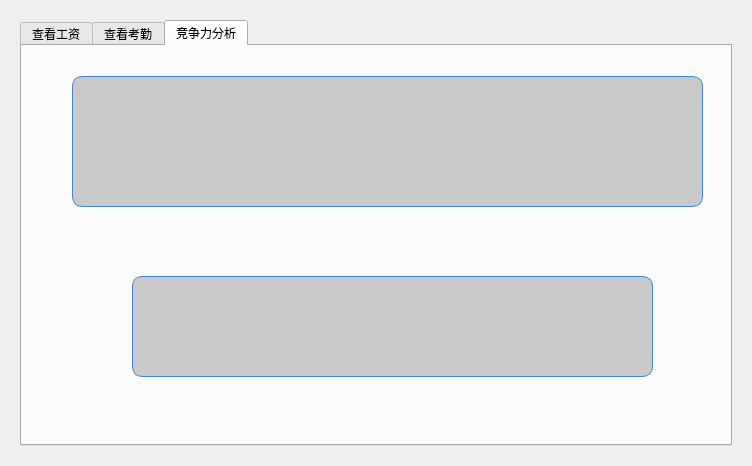
<?xml version="1.0" encoding="UTF-8"?>
<ui version="4.0">
 <class>EmployeeDisplay</class>
 <widget class="QWidget" name="EmployeeDisplay">
  <property name="geometry">
   <rect>
    <x>0</x>
    <y>0</y>
    <width>752</width>
    <height>466</height>
   </rect>
  </property>
  <property name="windowTitle">
   <string>Form</string>
  </property>
  <property name="styleSheet">
   <string notr="true">border-image: url(:/new/prefix1/static/images/bg.jpg);</string>
  </property>
  <layout class="QGridLayout" name="gridLayout">
   <item row="0" column="0">
    <widget class="QWidget" name="widget_2" native="true">
     <property name="styleSheet">
      <string notr="true"/>
     </property>
     <layout class="QGridLayout" name="gridLayout_10">
      <item row="0" column="0">
       <widget class="QTabWidget" name="tabWidget">
        <property name="currentIndex">
         <number>2</number>
        </property>
        <widget class="QWidget" name="tb_view_salary">
         <attribute name="title">
          <string>查看工资</string>
         </attribute>
         <layout class="QGridLayout" name="gridLayout_2">
          <item row="0" column="0">
           <widget class="QStackedWidget" name="stackedWidget">
            <property name="currentIndex">
             <number>2</number>
            </property>
            <widget class="QWidget" name="pg_choose_view_way">
             <widget class="QPushButton" name="pb_view_one_month_info">
              <property name="geometry">
               <rect>
                <x>220</x>
                <y>130</y>
                <width>201</width>
                <height>31</height>
               </rect>
              </property>
              <property name="styleSheet">
               <string notr="true">background: rgba(154, 207, 206,0.5);
color: rgb(255, 255, 255);
border:none;
border-radius:7px;
cursor:pointer;
border-image:none;</string>
              </property>
              <property name="text">
               <string>查看详细（某月）信息</string>
              </property>
             </widget>
             <widget class="QPushButton" name="pb_view_multi_month_info">
              <property name="geometry">
               <rect>
                <x>220</x>
                <y>200</y>
                <width>201</width>
                <height>31</height>
               </rect>
              </property>
              <property name="styleSheet">
               <string notr="true">background: rgba(154, 207, 206,0.5);
color: rgb(255, 255, 255);
border:none;
border-radius:7px;
cursor:pointer;
border-image:none;</string>
              </property>
              <property name="text">
               <string>查看比较（多月）信息</string>
              </property>
             </widget>
            </widget>
            <widget class="QWidget" name="pb_choose_one_month_view">
             <widget class="QComboBox" name="cb_choose_month">
              <property name="geometry">
               <rect>
                <x>146</x>
                <y>9</y>
                <width>51</width>
                <height>16</height>
               </rect>
              </property>
              <property name="styleSheet">
               <string notr="true">background: rgba(154, 207, 206,0.5);
color: rgb(255, 255, 255);
border:none;
border-radius:7px;
cursor:pointer;
border-image:none;</string>
              </property>
              <item>
               <property name="text">
                <string>1月</string>
               </property>
              </item>
              <item>
               <property name="text">
                <string>2月</string>
               </property>
              </item>
              <item>
               <property name="text">
                <string>3月</string>
               </property>
              </item>
              <item>
               <property name="text">
                <string>4月</string>
               </property>
              </item>
              <item>
               <property name="text">
                <string>5月</string>
               </property>
              </item>
              <item>
               <property name="text">
                <string>6月</string>
               </property>
              </item>
              <item>
               <property name="text">
                <string>7月</string>
               </property>
              </item>
              <item>
               <property name="text">
                <string>8月</string>
               </property>
              </item>
              <item>
               <property name="text">
                <string>9月</string>
               </property>
              </item>
              <item>
               <property name="text">
                <string>10月</string>
               </property>
              </item>
              <item>
               <property name="text">
                <string>11月</string>
               </property>
              </item>
              <item>
               <property name="text">
                <string>12月</string>
               </property>
              </item>
             </widget>
             <widget class="QComboBox" name="cb_choose_year">
              <property name="geometry">
               <rect>
                <x>9</x>
                <y>9</y>
                <width>71</width>
                <height>16</height>
               </rect>
              </property>
              <property name="styleSheet">
               <string notr="true">background: rgba(154, 207, 206,0.5);
color: rgb(255, 255, 255);
border:none;
border-radius:7px;
cursor:pointer;
border-image:none;</string>
              </property>
              <item>
               <property name="text">
                <string>2016年</string>
               </property>
              </item>
              <item>
               <property name="text">
                <string>2017年</string>
               </property>
              </item>
              <item>
               <property name="text">
                <string>2018年</string>
               </property>
              </item>
              <item>
               <property name="text">
                <string>2019年</string>
               </property>
              </item>
             </widget>
             <widget class="QComboBox" name="cb_choose_view_way">
              <property name="geometry">
               <rect>
                <x>283</x>
                <y>9</y>
                <width>77</width>
                <height>16</height>
               </rect>
              </property>
              <property name="styleSheet">
               <string notr="true">background: rgba(154, 207, 206,0.5);
color: rgb(255, 255, 255);
border:none;
border-radius:7px;
cursor:pointer;
border-image:none;</string>
              </property>
              <item>
               <property name="text">
                <string>表格显示</string>
               </property>
              </item>
              <item>
               <property name="text">
                <string>饼状图显示</string>
               </property>
              </item>
             </widget>
             <widget class="QPushButton" name="pb_watch">
              <property name="geometry">
               <rect>
                <x>550</x>
                <y>20</y>
                <width>61</width>
                <height>16</height>
               </rect>
              </property>
              <property name="styleSheet">
               <string notr="true">background: rgba(154, 207, 206,0.5);
color: rgb(255, 255, 255);
border:none;
border-radius:7px;
cursor:pointer;
border-image:none;</string>
              </property>
              <property name="text">
               <string>查看</string>
              </property>
             </widget>
             <widget class="QStackedWidget" name="show_way">
              <property name="geometry">
               <rect>
                <x>9</x>
                <y>41</y>
                <width>681</width>
                <height>351</height>
               </rect>
              </property>
              <property name="styleSheet">
               <string notr="true">
border-image:none;</string>
              </property>
              <property name="currentIndex">
               <number>1</number>
              </property>
              <widget class="QWidget" name="table_show">
               <layout class="QGridLayout" name="gridLayout_4">
                <item row="0" column="0">
                 <widget class="QWidget" name="table_show_widget" native="true">
                  <layout class="QGridLayout" name="gridLayout_5">
                   <item row="0" column="0">
                    <widget class="QTextEdit" name="textEdit">
                     <property name="styleSheet">
                      <string notr="true">border-image: none;</string>
                     </property>
                    </widget>
                   </item>
                  </layout>
                 </widget>
                </item>
               </layout>
              </widget>
              <widget class="QWidget" name="pie_chart_show">
               <layout class="QGridLayout" name="gridLayout_6">
                <item row="0" column="0">
                 <widget class="Pie" name="w_pie_view" native="true">
                  <property name="styleSheet">
                   <string notr="true">border-image: none;</string>
                  </property>
                 </widget>
                </item>
               </layout>
              </widget>
             </widget>
            </widget>
            <widget class="QWidget" name="pg_choose_more_month_view">
             <widget class="QWidget" name="widget" native="true">
              <property name="geometry">
               <rect>
                <x>9</x>
                <y>9</y>
                <width>676</width>
                <height>371</height>
               </rect>
              </property>
              <property name="styleSheet">
               <string notr="true">border-image:none;</string>
              </property>
              <widget class="QComboBox" name="cb_year_choose">
               <property name="geometry">
                <rect>
                 <x>170</x>
                 <y>20</y>
                 <width>62</width>
                 <height>20</height>
                </rect>
               </property>
               <property name="styleSheet">
                <string notr="true">background: rgba(154, 207, 206,0.5);
color: rgb(255, 255, 255);
border:none;
border-radius:7px;
cursor:pointer;
border-image:none;</string>
               </property>
               <item>
                <property name="text">
                 <string>2016年</string>
                </property>
               </item>
               <item>
                <property name="text">
                 <string>2017年</string>
                </property>
               </item>
               <item>
                <property name="text">
                 <string>2018年</string>
                </property>
               </item>
               <item>
                <property name="text">
                 <string>2019年</string>
                </property>
               </item>
              </widget>
              <widget class="QPushButton" name="pb_search">
               <property name="geometry">
                <rect>
                 <x>410</x>
                 <y>20</y>
                 <width>75</width>
                 <height>23</height>
                </rect>
               </property>
               <property name="styleSheet">
                <string notr="true">background: rgba(154, 207, 206,0.5);
color: rgb(255, 255, 255);
border:none;
border-radius:7px;
cursor:pointer;
border-image:none;</string>
               </property>
               <property name="text">
                <string>查询</string>
               </property>
              </widget>
              <widget class="Histogram" name="w_his_view" native="true">
               <property name="geometry">
                <rect>
                 <x>9</x>
                 <y>57</y>
                 <width>658</width>
                 <height>321</height>
                </rect>
               </property>
               <property name="styleSheet">
                <string notr="true">border-image: none;</string>
               </property>
              </widget>
             </widget>
            </widget>
           </widget>
          </item>
         </layout>
        </widget>
        <widget class="QWidget" name="tb_attendance_rate">
         <attribute name="title">
          <string>查看考勤</string>
         </attribute>
         <layout class="QGridLayout" name="gridLayout_9">
          <item row="0" column="0">
           <widget class="QStackedWidget" name="stackedWidget_2">
            <property name="currentIndex">
             <number>2</number>
            </property>
            <widget class="QWidget" name="attendance_choose">
             <widget class="QPushButton" name="pb_someday_view">
              <property name="geometry">
               <rect>
                <x>220</x>
                <y>130</y>
                <width>201</width>
                <height>31</height>
               </rect>
              </property>
              <property name="styleSheet">
               <string notr="true">background: rgba(154, 207, 206,0.5);
color: rgb(255, 255, 255);
border:none;
border-radius:7px;
cursor:pointer;
border-image:none;</string>
              </property>
              <property name="text">
               <string>查看某日考勤</string>
              </property>
             </widget>
             <widget class="QPushButton" name="pb_some_month_view">
              <property name="geometry">
               <rect>
                <x>220</x>
                <y>200</y>
                <width>201</width>
                <height>31</height>
               </rect>
              </property>
              <property name="styleSheet">
               <string notr="true">background: rgba(154, 207, 206,0.5);
color: rgb(255, 255, 255);
border:none;
border-radius:7px;
cursor:pointer;
border-image:none;</string>
              </property>
              <property name="text">
               <string>查看某月考勤率</string>
              </property>
             </widget>
            </widget>
            <widget class="QWidget" name="pg_someday_view">
             <widget class="QComboBox" name="le_search_day">
              <property name="geometry">
               <rect>
                <x>300</x>
                <y>30</y>
                <width>69</width>
                <height>22</height>
               </rect>
              </property>
              <property name="styleSheet">
               <string notr="true">background: rgba(154, 207, 206,0.5);
color: rgb(255, 255, 255);
border:none;
border-radius:7px;
cursor:pointer;
border-image:none;</string>
              </property>
              <item>
               <property name="text">
                <string>01</string>
               </property>
              </item>
              <item>
               <property name="text">
                <string>02</string>
               </property>
              </item>
              <item>
               <property name="text">
                <string>03</string>
               </property>
              </item>
              <item>
               <property name="text">
                <string>04</string>
               </property>
              </item>
              <item>
               <property name="text">
                <string>05</string>
               </property>
              </item>
              <item>
               <property name="text">
                <string>06</string>
               </property>
              </item>
              <item>
               <property name="text">
                <string>07</string>
               </property>
              </item>
              <item>
               <property name="text">
                <string>08</string>
               </property>
              </item>
              <item>
               <property name="text">
                <string>09</string>
               </property>
              </item>
              <item>
               <property name="text">
                <string>10</string>
               </property>
              </item>
              <item>
               <property name="text">
                <string>11</string>
               </property>
              </item>
              <item>
               <property name="text">
                <string>12</string>
               </property>
              </item>
              <item>
               <property name="text">
                <string>13</string>
               </property>
              </item>
              <item>
               <property name="text">
                <string>14</string>
               </property>
              </item>
              <item>
               <property name="text">
                <string>15</string>
               </property>
              </item>
              <item>
               <property name="text">
                <string>16</string>
               </property>
              </item>
              <item>
               <property name="text">
                <string>17</string>
               </property>
              </item>
              <item>
               <property name="text">
                <string>18</string>
               </property>
              </item>
              <item>
               <property name="text">
                <string>19</string>
               </property>
              </item>
              <item>
               <property name="text">
                <string>20</string>
               </property>
              </item>
              <item>
               <property name="text">
                <string>21</string>
               </property>
              </item>
              <item>
               <property name="text">
                <string>22</string>
               </property>
              </item>
              <item>
               <property name="text">
                <string>23</string>
               </property>
              </item>
              <item>
               <property name="text">
                <string>24</string>
               </property>
              </item>
              <item>
               <property name="text">
                <string>25</string>
               </property>
              </item>
              <item>
               <property name="text">
                <string>26</string>
               </property>
              </item>
              <item>
               <property name="text">
                <string>27</string>
               </property>
              </item>
              <item>
               <property name="text">
                <string>28</string>
               </property>
              </item>
              <item>
               <property name="text">
                <string>29</string>
               </property>
              </item>
              <item>
               <property name="text">
                <string>30</string>
               </property>
              </item>
              <item>
               <property name="text">
                <string>31</string>
               </property>
              </item>
              <item>
               <property name="text">
                <string/>
               </property>
              </item>
             </widget>
             <widget class="QComboBox" name="le_search_month">
              <property name="geometry">
               <rect>
                <x>190</x>
                <y>30</y>
                <width>69</width>
                <height>22</height>
               </rect>
              </property>
              <property name="styleSheet">
               <string notr="true">background: rgba(154, 207, 206,0.5);
color: rgb(255, 255, 255);
border:none;
border-radius:7px;
cursor:pointer;
border-image:none;</string>
              </property>
              <item>
               <property name="text">
                <string>01</string>
               </property>
              </item>
              <item>
               <property name="text">
                <string>02</string>
               </property>
              </item>
              <item>
               <property name="text">
                <string>03</string>
               </property>
              </item>
              <item>
               <property name="text">
                <string>04</string>
               </property>
              </item>
              <item>
               <property name="text">
                <string>05</string>
               </property>
              </item>
              <item>
               <property name="text">
                <string>06</string>
               </property>
              </item>
              <item>
               <property name="text">
                <string>07</string>
               </property>
              </item>
              <item>
               <property name="text">
                <string>08</string>
               </property>
              </item>
              <item>
               <property name="text">
                <string>09</string>
               </property>
              </item>
              <item>
               <property name="text">
                <string>10</string>
               </property>
              </item>
              <item>
               <property name="text">
                <string>11</string>
               </property>
              </item>
              <item>
               <property name="text">
                <string>12</string>
               </property>
              </item>
             </widget>
             <widget class="QLabel" name="label_3">
              <property name="geometry">
               <rect>
                <x>20</x>
                <y>30</y>
                <width>51</width>
                <height>21</height>
               </rect>
              </property>
              <property name="styleSheet">
               <string notr="true">text-align:center;
color:#fff;
border-image: none;</string>
              </property>
              <property name="text">
               <string>年份：</string>
              </property>
             </widget>
             <widget class="QLabel" name="label_4">
              <property name="geometry">
               <rect>
                <x>150</x>
                <y>30</y>
                <width>41</width>
                <height>21</height>
               </rect>
              </property>
              <property name="styleSheet">
               <string notr="true">text-align:center;
color:#fff;
border-image: none;</string>
              </property>
              <property name="text">
               <string>月份：</string>
              </property>
             </widget>
             <widget class="QTextEdit" name="textEdit_2">
              <property name="geometry">
               <rect>
                <x>10</x>
                <y>80</y>
                <width>701</width>
                <height>321</height>
               </rect>
              </property>
              <property name="styleSheet">
               <string notr="true">border-image: none;</string>
              </property>
             </widget>
             <widget class="QPushButton" name="pushButton_4">
              <property name="geometry">
               <rect>
                <x>550</x>
                <y>30</y>
                <width>75</width>
                <height>23</height>
               </rect>
              </property>
              <property name="styleSheet">
               <string notr="true">background: rgba(154, 207, 206,0.5);
color: rgb(255, 255, 255);
border:none;
border-radius:7px;
cursor:pointer;
border-image:none;</string>
              </property>
              <property name="text">
               <string>查询</string>
              </property>
             </widget>
             <widget class="QLabel" name="label_5">
              <property name="geometry">
               <rect>
                <x>260</x>
                <y>30</y>
                <width>31</width>
                <height>21</height>
               </rect>
              </property>
              <property name="styleSheet">
               <string notr="true">text-align:center;
color:#fff;
border-image: none;</string>
              </property>
              <property name="text">
               <string>天：</string>
              </property>
             </widget>
             <widget class="QLineEdit" name="le_search_year">
              <property name="geometry">
               <rect>
                <x>70</x>
                <y>30</y>
                <width>61</width>
                <height>20</height>
               </rect>
              </property>
              <property name="styleSheet">
               <string notr="true">background: rgba(154, 207, 206,0.5);
color: rgb(255, 255, 255);
border:none;
border-radius:7px;
cursor:pointer;
border-image:none;</string>
              </property>
             </widget>
            </widget>
            <widget class="QWidget" name="pg_some_month_view">
             <widget class="QLineEdit" name="le_view_attendance_year">
              <property name="geometry">
               <rect>
                <x>70</x>
                <y>20</y>
                <width>61</width>
                <height>20</height>
               </rect>
              </property>
              <property name="styleSheet">
               <string notr="true">background: rgba(154, 207, 206,0.5);
color: rgb(255, 255, 255);
border:none;
border-radius:7px;
cursor:pointer;
border-image:none;</string>
              </property>
             </widget>
             <widget class="QPushButton" name="pushButton_5">
              <property name="geometry">
               <rect>
                <x>530</x>
                <y>20</y>
                <width>75</width>
                <height>23</height>
               </rect>
              </property>
              <property name="styleSheet">
               <string notr="true">background: rgba(154, 207, 206,0.5);
color: rgb(255, 255, 255);
border:none;
border-radius:7px;
cursor:pointer;
border-image:none;</string>
              </property>
              <property name="text">
               <string>查询</string>
              </property>
             </widget>
             <widget class="QComboBox" name="le_view_attendance_month">
              <property name="geometry">
               <rect>
                <x>190</x>
                <y>20</y>
                <width>69</width>
                <height>22</height>
               </rect>
              </property>
              <property name="styleSheet">
               <string notr="true">background: rgba(154, 207, 206,0.5);
color: rgb(255, 255, 255);
border:none;
border-radius:7px;
cursor:pointer;
border-image:none;</string>
              </property>
              <item>
               <property name="text">
                <string>01</string>
               </property>
              </item>
              <item>
               <property name="text">
                <string>02</string>
               </property>
              </item>
              <item>
               <property name="text">
                <string>03</string>
               </property>
              </item>
              <item>
               <property name="text">
                <string>04</string>
               </property>
              </item>
              <item>
               <property name="text">
                <string>05</string>
               </property>
              </item>
              <item>
               <property name="text">
                <string>06</string>
               </property>
              </item>
              <item>
               <property name="text">
                <string>07</string>
               </property>
              </item>
              <item>
               <property name="text">
                <string>08</string>
               </property>
              </item>
              <item>
               <property name="text">
                <string>09</string>
               </property>
              </item>
              <item>
               <property name="text">
                <string>10</string>
               </property>
              </item>
              <item>
               <property name="text">
                <string>11</string>
               </property>
              </item>
              <item>
               <property name="text">
                <string>12</string>
               </property>
              </item>
             </widget>
             <widget class="QLabel" name="label_6">
              <property name="geometry">
               <rect>
                <x>30</x>
                <y>20</y>
                <width>41</width>
                <height>21</height>
               </rect>
              </property>
              <property name="styleSheet">
               <string notr="true">text-align:center;
color:#fff;
border-image: none;</string>
              </property>
              <property name="text">
               <string>年份：</string>
              </property>
             </widget>
             <widget class="QLabel" name="label_8">
              <property name="geometry">
               <rect>
                <x>150</x>
                <y>20</y>
                <width>41</width>
                <height>21</height>
               </rect>
              </property>
              <property name="styleSheet">
               <string notr="true">text-align:center;
color:#fff;
border-image: none;</string>
              </property>
              <property name="text">
               <string>月份：</string>
              </property>
             </widget>
             <widget class="Pie" name="w_employee_attendance_pie_show" native="true">
              <property name="geometry">
               <rect>
                <x>20</x>
                <y>60</y>
                <width>671</width>
                <height>351</height>
               </rect>
              </property>
              <property name="styleSheet">
               <string notr="true">border-image: none;</string>
              </property>
             </widget>
            </widget>
           </widget>
          </item>
         </layout>
        </widget>
        <widget class="QWidget" name="tb_competitive_analysis">
         <attribute name="title">
          <string>竞争力分析</string>
         </attribute>
         <widget class="QTextEdit" name="te_process">
          <property name="geometry">
           <rect>
            <x>50</x>
            <y>30</y>
            <width>631</width>
            <height>131</height>
           </rect>
          </property>
          <property name="styleSheet">
           <string notr="true">border-radius: 10px;
border: 1px solid #4288CE;
background:rgba(0,0,0,0.2);
color:#fff;
border-image:none;</string>
          </property>
         </widget>
         <widget class="QLabel" name="lb_result">
          <property name="geometry">
           <rect>
            <x>110</x>
            <y>230</y>
            <width>521</width>
            <height>101</height>
           </rect>
          </property>
          <property name="styleSheet">
           <string notr="true">background-color: rgb(248, 138, 255);
border-radius: 10px;
border: 1px solid #4288CE;
background:rgba(0,0,0,0.2);
color:#fff;
border-image:none;</string>
          </property>
          <property name="text">
           <string/>
          </property>
         </widget>
        </widget>
       </widget>
      </item>
     </layout>
    </widget>
   </item>
  </layout>
 </widget>
 <customwidgets>
  <customwidget>
   <class>Pie</class>
   <extends>QWidget</extends>
   <header location="global">pie.h</header>
   <container>1</container>
  </customwidget>
  <customwidget>
   <class>Histogram</class>
   <extends>QWidget</extends>
   <header location="global">histogram.h</header>
   <container>1</container>
  </customwidget>
 </customwidgets>
 <resources/>
 <connections/>
</ui>
